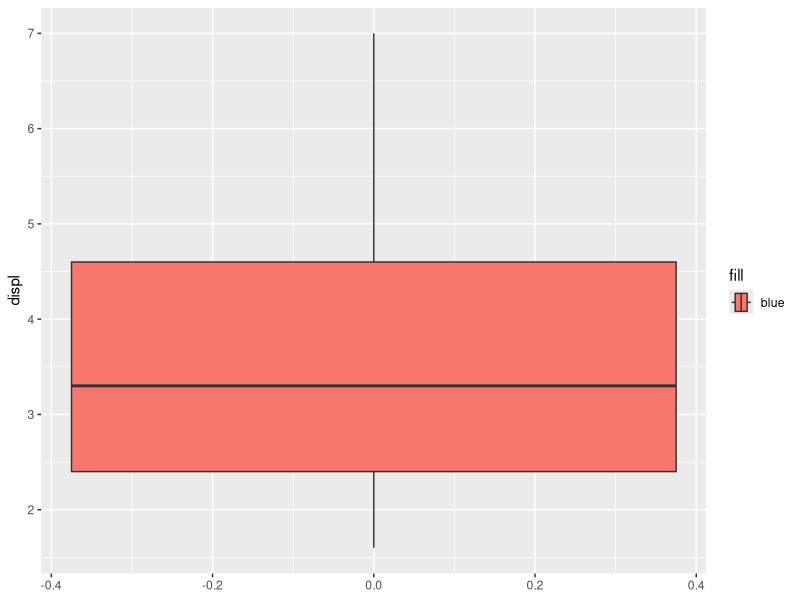

Recreate this plot in R.
# L Cummings  Leigh Cummings
# The data source is the mpg data table

library(tidyverse)
head(mpg)
summary(mpg$displ)

ggplot(data = mpg, aes(x= displ))+
  geom_boxplot(aes(x=displ, fill="blue"))+
  coord_flip()
